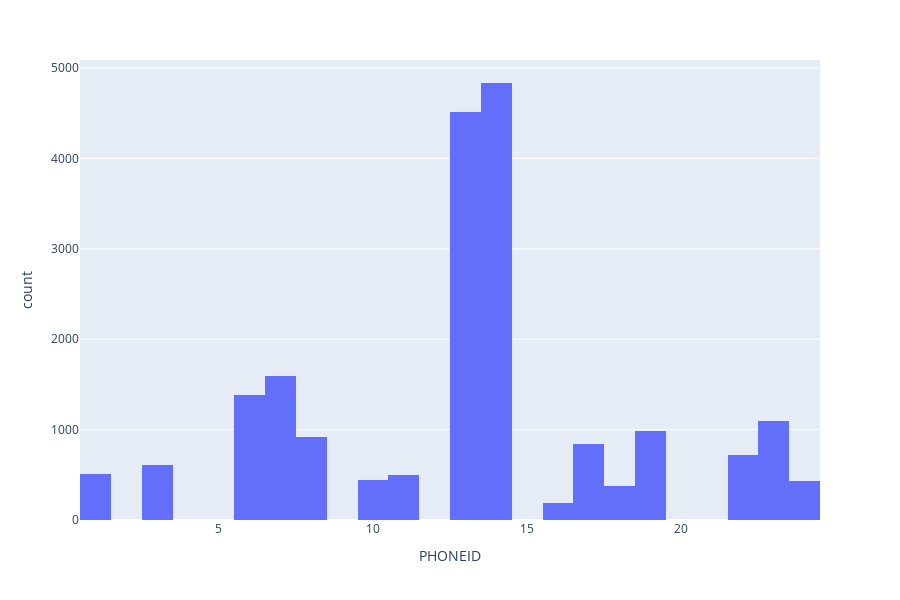

Here is the notebook cell this chart was saved with:
### Markdown cell above
## Exploring other variables of dataset

### Code cell
hist_userid = px.histogram(trainset, "PHONEID", nbins = 25)
hist_userid.show()

### Figure 1 — Plotly figure (JSON) as saved in the notebook; plotly's stock layout.template omitted (floating-point values rounded to 4 significant figures; data arrays with more than 128 entries replaced by an {"elided": "..."} marker saying what was removed)
{"data": [{"alignmentgroup": "True", "bingroup": "x", "hoverlabel": {"namelength": 0}, "hovertemplate": "PHONEID=%{x}<br>count=%{y}", "legendgroup": "", "marker": {"color": "#636efa"}, "name": "", "nbinsx": 25, "offsetgroup": "", "orientation": "v", "showlegend": false, "type": "histogram", "x": {"elided": "19937 int values"}, "xaxis": "x", "yaxis": "y"}], "layout": {"barmode": "relative", "height": 600, "legend": {"tracegroupgap": 0}, "margin": {"t": 60}, "xaxis": {"anchor": "y", "domain": [0, 1], "title": {"text": "PHONEID"}}, "yaxis": {"anchor": "x", "domain": [0, 1], "title": {"text": "count"}}}}
